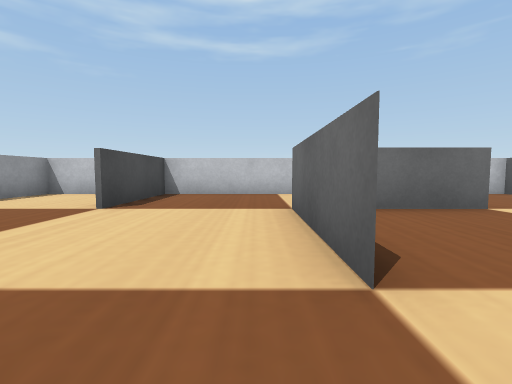
[1] (above)

24 first-person views from a walk through a Webots world. The camera is 0.03 m above the floor, tilts 4° down and sees 85° across. The floor is counted in squares, 0.05 m on a side. Each view is taken from the middle of a square. On the plan, view 1 faces up. The plan holds only what a view shows up to about 9 squares ahead; the rest is blank. The robots in the file are not drawn. Simple shapes and patterns stand in for the simulator's stock objects.

[2]
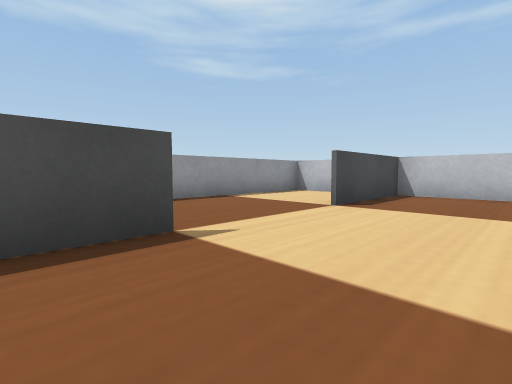

[3]
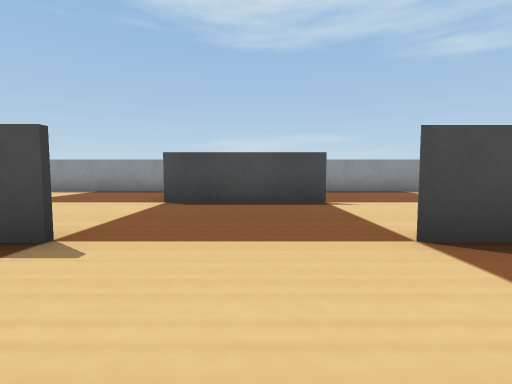

[4]
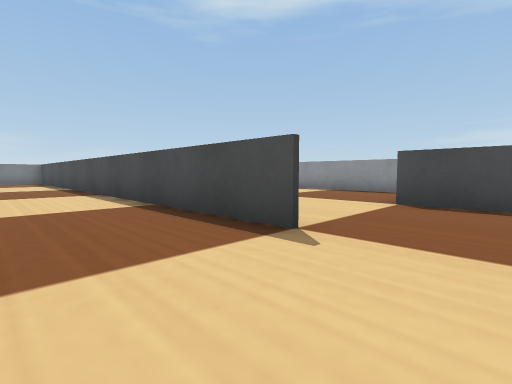

[5]
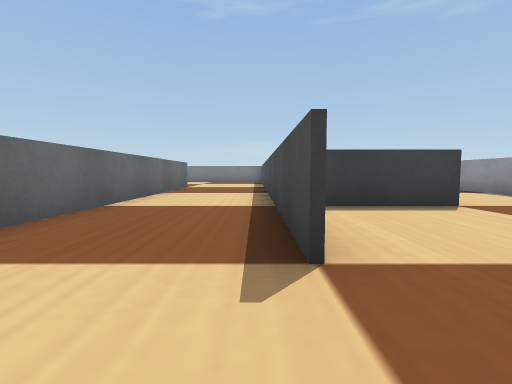

[6]
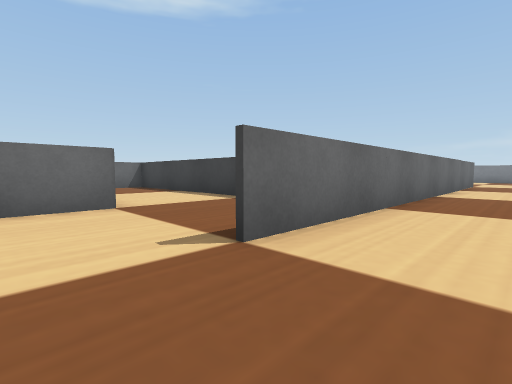

[7]
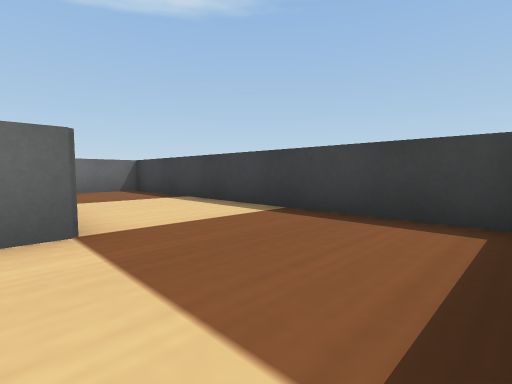

[8]
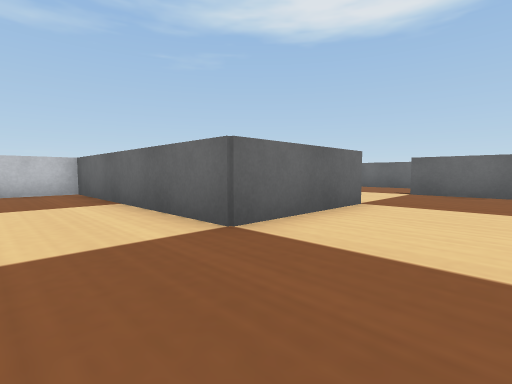

[9]
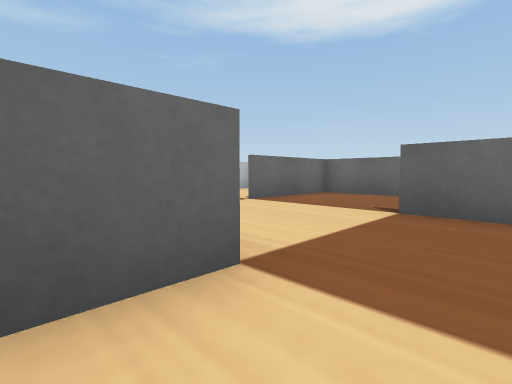

[10]
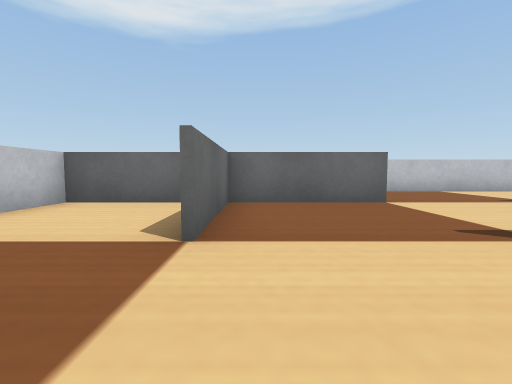

[11]
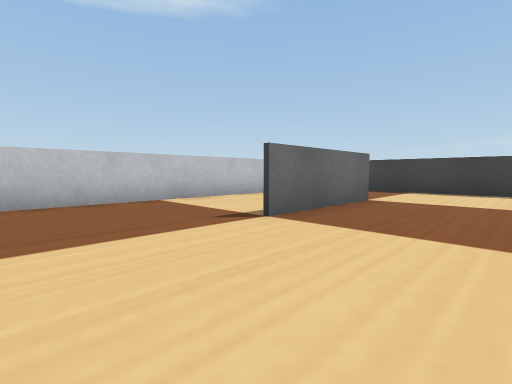

[12]
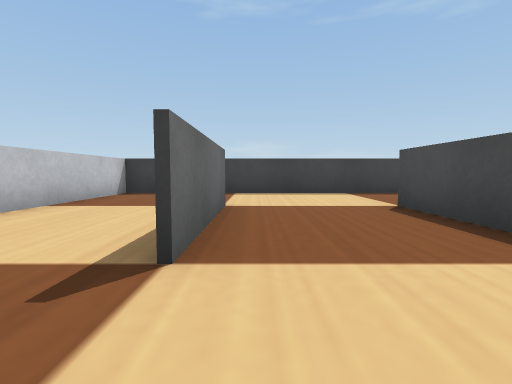

[13]
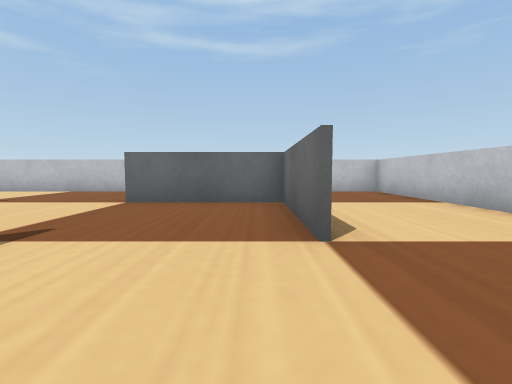

[14]
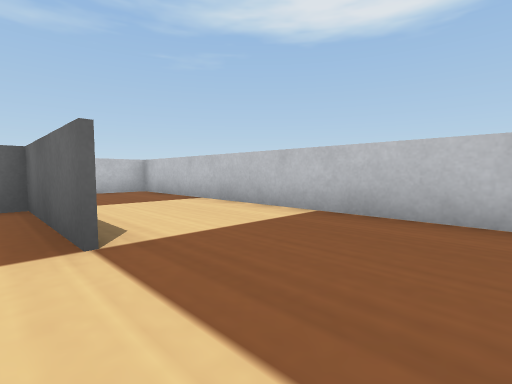

[15]
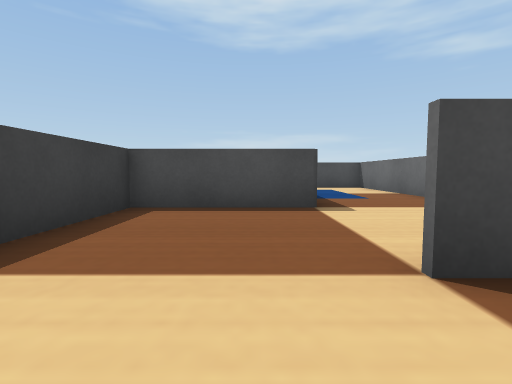

[16]
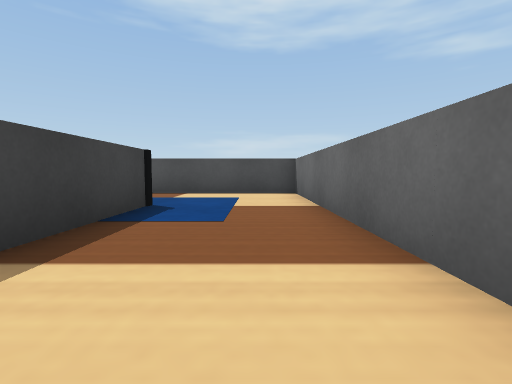

[17]
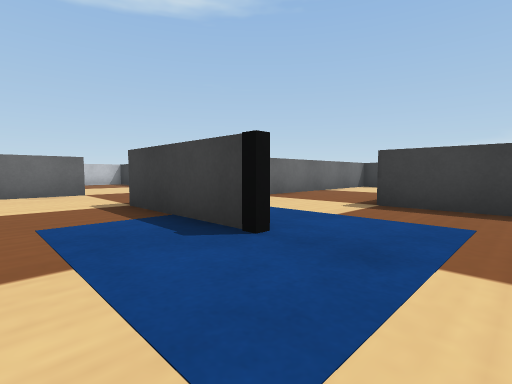

[18]
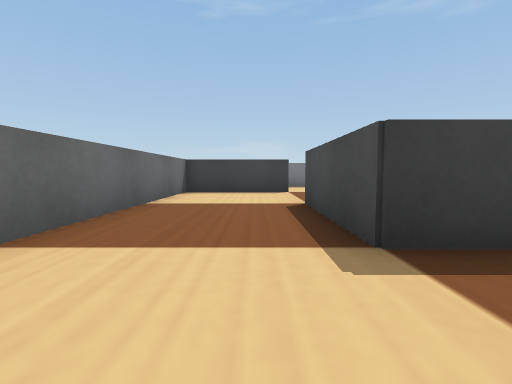

[19]
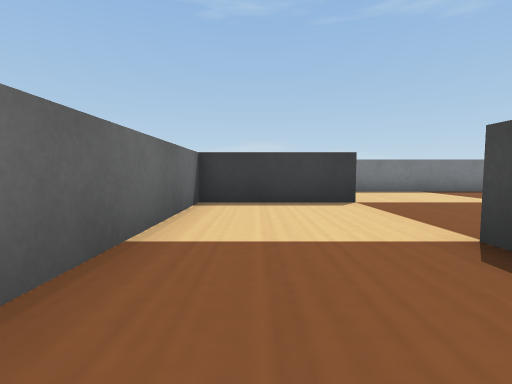

[20]
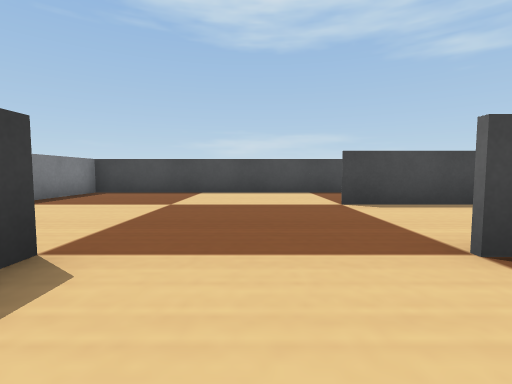

[21]
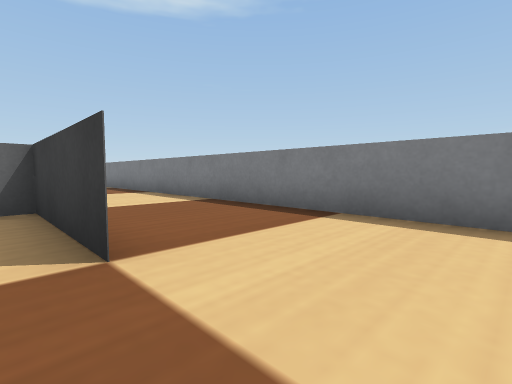

[22]
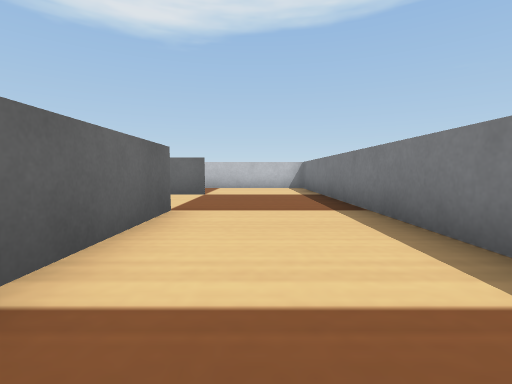

[23]
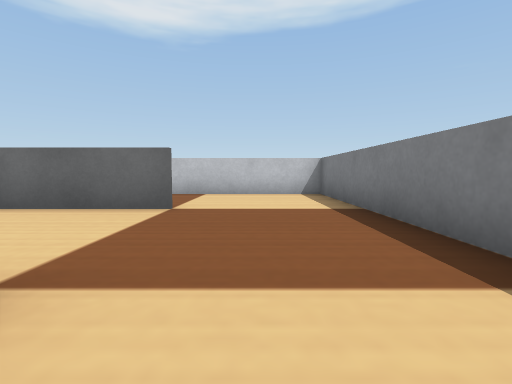

[24]
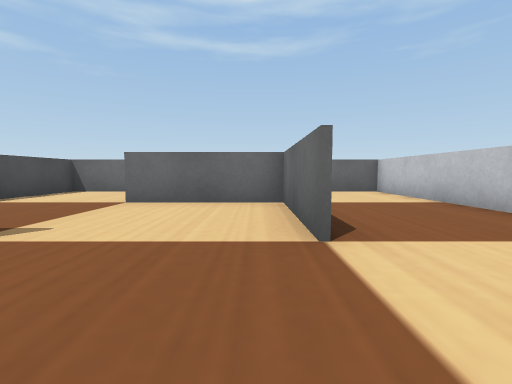

### Floor plan
Points are (right, up) in squares from view 1. A wall is a line through its corners. A room is listed if a view was taken in it or the views show most of it. See-through windows are left out.
Room 1 (views 1, 2, 3, 4, 5, 6, 7, 8, 9, 10, 11, 12, 13, 14, 15, 16, 17, 18, 19, 20, 21, 22, 23, 24)
walls: (7.4, -4.9) (10.3, -4.9) (10.3, -10.7); (5.1, -8.2) (7, -8.2) (7, -11.5); (4.1, -1.8) (13.1, -1.8); (3.8, -8.9) (3.8, -11.5); (10.9, -1.8) (3.8, -1.8) (3.8, -6.1); (3.7, -9.1) (3.7, 1.5); (12, -8.3) (10.2, -8.3); (13.4, -5.1) (13.4, -3.2); (13.4, -2.7) (13.4, -5); (10.2, 1.4) (7, 1.4) (7, 7.8) (5.4, 7.8); (0.6, -1.7) (0.6, -17.8) (19.8, -17.8) (19.8, 7.8) (18.4, 7.8); (13.4, -1.5) (13.4, 1.5); (6.9, -14.6) (10.1, -14.6) (10.1, -8.2) (19.9, -8.2); (16.6, -5.1) (16.6, -1.7); (0.6, 2.3) (0.6, 1.4) (0.6, 4.8); (-2.8, -4.9) (-0.1, -4.9); (3.9, 4.6) (1.9, 4.6); (16.6, 1.4) (16.6, 7.8) (15, 7.8); (-2.6, 1.5) (-2.6, -1.9); (13.5, -14.7) (10.1, -14.6); (-5.8, -2.9) (-5.8, -9.1); (19.9, -8.3) (18.4, -8.3); (16.5, -14.6) (16.6, -11.4) (13.4, -11.4); (16.6, 4.5) (13.4, 4.5); (12, 7.8) (7.9, 7.8); (1.1, 7.8) (-2.6, 7.8) (-2.6, 4.5); (-4.4, 7.8) (-5.8, 7.8) (-5.8, 2.1)
objects: black post (7, -5)

Positions as (right, up) in squares from view 1, and headings:
1: (0, 0), facing up
2: (0, 0), facing up-left
3: (3, 0), facing left
4: (3, 0), facing down-left
5: (1, 0), facing down
6: (2, 3), facing down-right
7: (4, 2), facing down-right
8: (5, -1), facing up-right
9: (9, 0), facing up-right
10: (11, 4), facing right
11: (14, 1), facing down-right
12: (16, 0), facing down
13: (16, -1), facing up
14: (16, -1), facing up-right
15: (15, -6), facing left
16: (12, -3), facing left
17: (5, -3), facing down-right
18: (8, -6), facing down
19: (9, -9), facing down
20: (9, -13), facing left
21: (5, -14), facing down-right
22: (9, -16), facing right
23: (12, -16), facing right
24: (16, -17), facing up
